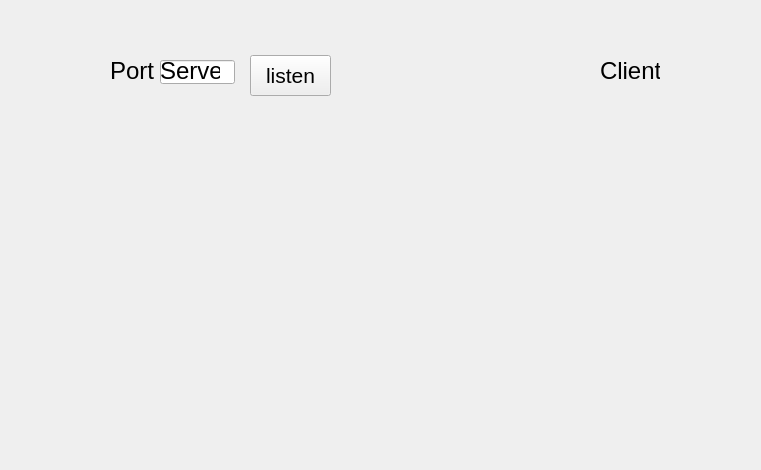
<?xml version="1.0" encoding="UTF-8"?>
<ui version="4.0">
 <class>MainWindow</class>
 <widget class="QMainWindow" name="MainWindow">
  <property name="geometry">
   <rect>
    <x>0</x>
    <y>0</y>
    <width>761</width>
    <height>470</height>
   </rect>
  </property>
  <property name="windowTitle">
   <string>MainWindow</string>
  </property>
  <widget class="QWidget" name="centralWidget">
   <property name="enabled">
    <bool>true</bool>
   </property>
   <widget class="QLabel" name="pLabel">
    <property name="geometry">
     <rect>
      <x>110</x>
      <y>60</y>
      <width>60</width>
      <height>21</height>
     </rect>
    </property>
    <property name="font">
     <font>
      <pointsize>18</pointsize>
     </font>
    </property>
    <property name="tabletTracking">
     <bool>false</bool>
    </property>
    <property name="styleSheet">
     <string notr="true">color:black</string>
    </property>
    <property name="text">
     <string>Port</string>
    </property>
   </widget>
   <widget class="QPushButton" name="pBtn">
    <property name="geometry">
     <rect>
      <x>250</x>
      <y>55</y>
      <width>81</width>
      <height>41</height>
     </rect>
    </property>
    <property name="font">
     <font>
      <pointsize>16</pointsize>
     </font>
    </property>
    <property name="styleSheet">
     <string notr="true">color:balck</string>
    </property>
    <property name="text">
     <string>listen</string>
    </property>
   </widget>
   <widget class="QLineEdit" name="pLine">
    <property name="geometry">
     <rect>
      <x>160</x>
      <y>60</y>
      <width>75</width>
      <height>24</height>
     </rect>
    </property>
    <property name="tabletTracking">
     <bool>true</bool>
    </property>
    <property name="inputMethodHints">
     <set>Qt::ImhDigitsOnly</set>
    </property>
   </widget>
   <widget class="QLabel" name="sLabel">
    <property name="geometry">
     <rect>
      <x>160</x>
      <y>60</y>
      <width>60</width>
      <height>21</height>
     </rect>
    </property>
    <property name="font">
     <font>
      <pointsize>18</pointsize>
     </font>
    </property>
    <property name="tabletTracking">
     <bool>false</bool>
    </property>
    <property name="styleSheet">
     <string notr="true">color:black</string>
    </property>
    <property name="text">
     <string>Server</string>
    </property>
   </widget>
   <widget class="QLabel" name="cLabel">
    <property name="geometry">
     <rect>
      <x>600</x>
      <y>60</y>
      <width>60</width>
      <height>21</height>
     </rect>
    </property>
    <property name="font">
     <font>
      <pointsize>18</pointsize>
     </font>
    </property>
    <property name="tabletTracking">
     <bool>false</bool>
    </property>
    <property name="styleSheet">
     <string notr="true">color:black</string>
    </property>
    <property name="text">
     <string>Client</string>
    </property>
   </widget>
  </widget>
  <widget class="QMenuBar" name="menuBar">
   <property name="enabled">
    <bool>false</bool>
   </property>
   <property name="geometry">
    <rect>
     <x>0</x>
     <y>0</y>
     <width>761</width>
     <height>25</height>
    </rect>
   </property>
  </widget>
 </widget>
 <layoutdefault spacing="6" margin="11"/>
 <resources/>
 <connections/>
</ui>
